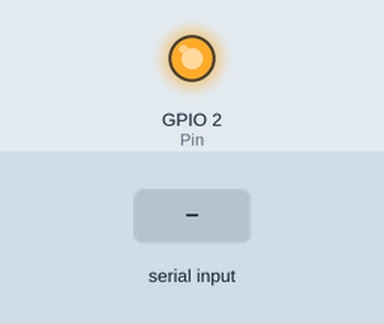
Bench run of a sketch on a simulated ESP32. Parts: output pins drawn as LEDs (lit = HIGH). The test bench sets the inputs (shaded band). Nothing arrives over Bluetooth unless stated; what the sketch prints to the serial monitor is not drawn.

Above: at 1.2 s.
1.3 s: "0" received over the second serial link
At 1.7 s:
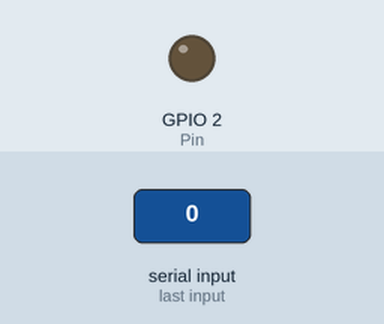
2.8 s: "1" received over the second serial link
At 4.1 s:
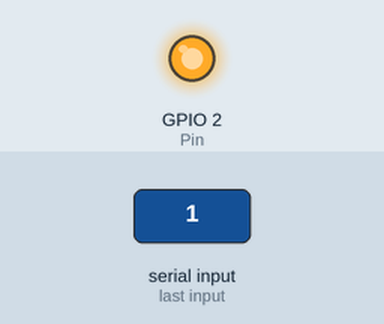
Timing chart, 0 to 5.8 s (numbered marks = the images above; inputs shaded):
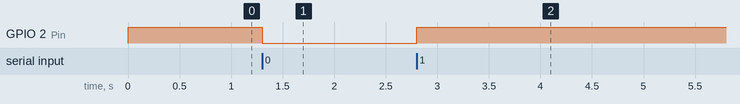

The sketch:

Practica_1.ino
```cpp
/*Practica 1 Computacion Ubicua
  Prender Foco por Medio de Comunicacion Serial por BT*/
#include "BluetoothSerial.h" //Biblioteca para Bluetooth
#if !defined(CONFIG_BT_ENABLED) || !defined(CONFIG_BLUEDROID_ENABLED)
#error Bluetooth is not enabled! Please run `make menuconfig` to and enable it
#endif
#if !defined(CONFIG_BT_SPP_ENABLED)
#error Serial Bluetooth not available or not enabled. It is only available for the ESP32 chip.
#endif

BluetoothSerial SerialBT;
const int Pin = 2; //Pin para Prender el Relay o LED
void setup() {

  Serial.begin(115200);
  SerialBT.begin("Esp32"); //Iniciara la Escucha BT con el Nombre que le queramos Asignar
  Serial.println("Inicializando Dispositivo!");
  pinMode(Pin, OUTPUT); //Declaramos el Pin de Salida
  digitalWrite(Pin,HIGH);
}

void loop() {


  int dato = SerialBT.read(); //Obtenemos lo Que enviamos por Comunicacion Serial por BT
  switch (dato) {
    case '0':
      digitalWrite(Pin, 0);
      break;
    case '1':
      digitalWrite(Pin, HIGH);
      break;
  }

}
```

Measured:
- after the input at 1.3 s, GPIO 2 (Pin): HIGH → LOW at once
- after the input at 2.8 s, GPIO 2 (Pin): LOW → HIGH at once
